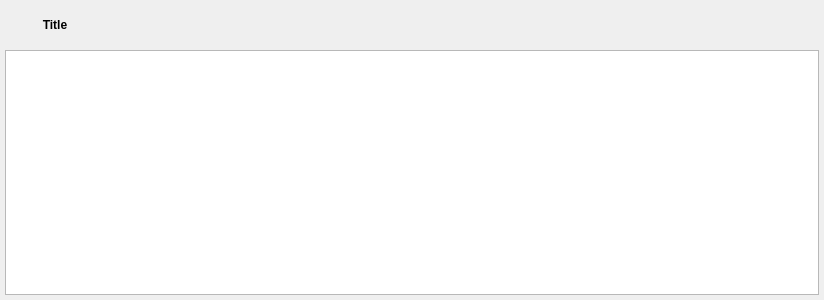
<?xml version="1.0" encoding="UTF-8"?>
<ui version="4.0">
 <class>display</class>
 <widget class="QWidget" name="display">
  <property name="geometry">
   <rect>
    <x>0</x>
    <y>0</y>
    <width>824</width>
    <height>300</height>
   </rect>
  </property>
  <property name="windowTitle">
   <string>Form</string>
  </property>
  <layout class="QGridLayout" name="gridLayout">
   <property name="leftMargin">
    <number>5</number>
   </property>
   <property name="topMargin">
    <number>5</number>
   </property>
   <property name="rightMargin">
    <number>5</number>
   </property>
   <property name="bottomMargin">
    <number>5</number>
   </property>
   <property name="spacing">
    <number>5</number>
   </property>
   <item row="0" column="0">
    <widget class="QLabel" name="label">
     <property name="minimumSize">
      <size>
       <width>100</width>
       <height>0</height>
      </size>
     </property>
     <property name="maximumSize">
      <size>
       <width>100</width>
       <height>200</height>
      </size>
     </property>
     <property name="font">
      <font>
       <weight>75</weight>
       <bold>true</bold>
      </font>
     </property>
     <property name="text">
      <string>Title</string>
     </property>
     <property name="alignment">
      <set>Qt::AlignCenter</set>
     </property>
    </widget>
   </item>
   <item row="0" column="2">
    <widget class="QWWindowButton" name="widget_enable" native="true">
     <property name="minimumSize">
      <size>
       <width>150</width>
       <height>40</height>
      </size>
     </property>
     <property name="maximumSize">
      <size>
       <width>150</width>
       <height>40</height>
      </size>
     </property>
    </widget>
   </item>
   <item row="1" column="0" colspan="5">
    <widget class="QTableWidget" name="tableWidget">
     <property name="rowCount">
      <number>0</number>
     </property>
     <attribute name="horizontalHeaderVisible">
      <bool>false</bool>
     </attribute>
     <attribute name="horizontalHeaderCascadingSectionResizes">
      <bool>false</bool>
     </attribute>
     <attribute name="horizontalHeaderHighlightSections">
      <bool>false</bool>
     </attribute>
     <attribute name="horizontalHeaderShowSortIndicator" stdset="0">
      <bool>false</bool>
     </attribute>
     <column>
      <property name="text">
       <string>Index</string>
      </property>
     </column>
     <column>
      <property name="text">
       <string>Name</string>
      </property>
     </column>
     <column>
      <property name="text">
       <string>Motor Temperature</string>
      </property>
     </column>
     <column>
      <property name="text">
       <string>Driver Temperature</string>
      </property>
     </column>
     <column>
      <property name="text">
       <string>Joint Position</string>
      </property>
     </column>
     <column>
      <property name="text">
       <string>Joint Velocity</string>
      </property>
     </column>
     <column>
      <property name="text">
       <string>Joint Torque</string>
      </property>
     </column>
    </widget>
   </item>
   <item row="0" column="3">
    <widget class="QWWindowButton" name="widget_visible" native="true">
     <property name="minimumSize">
      <size>
       <width>150</width>
       <height>40</height>
      </size>
     </property>
     <property name="maximumSize">
      <size>
       <width>150</width>
       <height>40</height>
      </size>
     </property>
    </widget>
   </item>
   <item row="0" column="1">
    <spacer name="horizontalSpacer">
     <property name="orientation">
      <enum>Qt::Horizontal</enum>
     </property>
     <property name="sizeHint" stdset="0">
      <size>
       <width>40</width>
       <height>20</height>
      </size>
     </property>
    </spacer>
   </item>
  </layout>
 </widget>
 <customwidgets>
  <customwidget>
   <class>QWWindowButton</class>
   <extends>QWidget</extends>
   <header>qwool/qwwindowbutton.h</header>
   <container>1</container>
  </customwidget>
 </customwidgets>
 <resources/>
 <connections/>
</ui>
